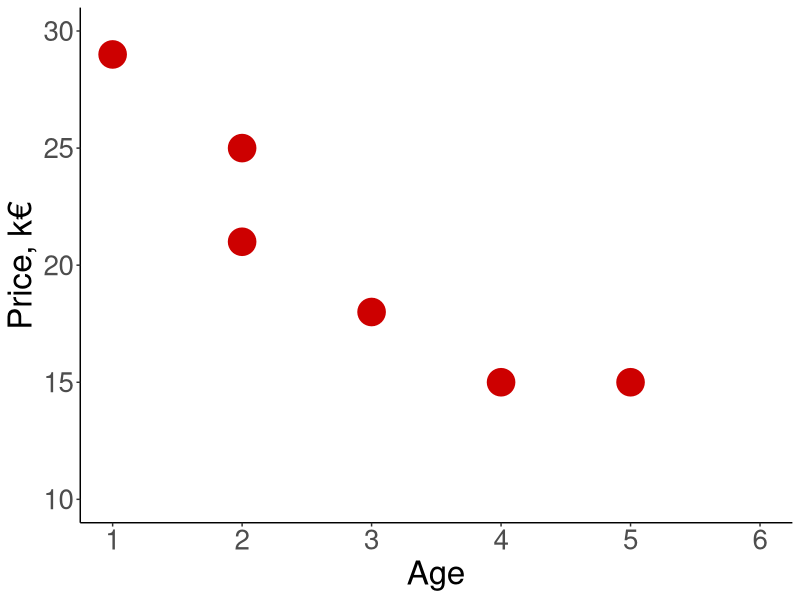
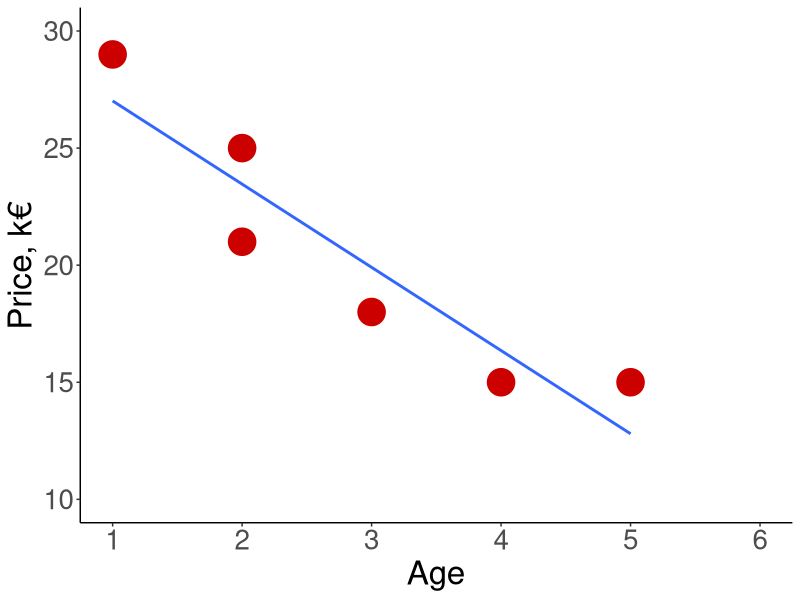

Here is the R script that generated these plots, in order:
## ---- chunk 1
#| echo: false
library(ggplot2)
df <- data.frame(Price = c(29, 25, 21, 18, 15, 15), 
                 Age = c(1, 2, 2, 3, 4, 5))
df
## ---- chunk 2
#| echo: false
ggplot(df, aes(Age, Price))+
  geom_point(size = 9, color = 'red3')+
  theme_classic()+
  scale_y_continuous(name = 'Price, k€', limits = c(10, 30),
                     breaks = seq(10, 30, 5))+
  scale_x_continuous(limits = c(1,6), breaks = 1:6)+
  theme(axis.text.x = element_text(size = 20),
        axis.text.y = element_text(size = 20),
        axis.title.x = element_text(size = 24),
        axis.title.y = element_text(size = 24))
## ---- chunk 3
#| echo: false
ggplot(df, aes(Age, Price))+
  geom_point(size = 9, color = 'red3')+
  geom_smooth(formula = y~ x, method = lm, se = FALSE)+
  theme_classic()+
  scale_y_continuous(name = 'Price, k€', limits = c(10, 30),
                     breaks = seq(10, 30, 5))+
  scale_x_continuous(limits = c(1,6), breaks = 1:6)+
  theme(axis.text.x = element_text(size = 20),
        axis.text.y = element_text(size = 20),
        axis.title.x = element_text(size = 24),
        axis.title.y = element_text(size = 24))
